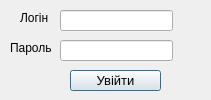
<?xml version="1.0" encoding="UTF-8"?>
<ui version="4.0">
 <class>loginWindow</class>
 <widget class="QDialog" name="loginWindow">
  <property name="geometry">
   <rect>
    <x>0</x>
    <y>0</y>
    <width>211</width>
    <height>100</height>
   </rect>
  </property>
  <property name="maximumSize">
   <size>
    <width>211</width>
    <height>100</height>
   </size>
  </property>
  <property name="windowTitle">
   <string>Dialog</string>
  </property>
  <widget class="QPushButton" name="signIn">
   <property name="geometry">
    <rect>
     <x>70</x>
     <y>70</y>
     <width>91</width>
     <height>21</height>
    </rect>
   </property>
   <property name="font">
    <font>
     <pointsize>10</pointsize>
    </font>
   </property>
   <property name="text">
    <string>Увійти</string>
   </property>
  </widget>
  <widget class="QLabel" name="loginLable">
   <property name="geometry">
    <rect>
     <x>20</x>
     <y>10</y>
     <width>41</width>
     <height>16</height>
    </rect>
   </property>
   <property name="text">
    <string>Логін</string>
   </property>
  </widget>
  <widget class="QLabel" name="passLable">
   <property name="geometry">
    <rect>
     <x>10</x>
     <y>40</y>
     <width>51</width>
     <height>16</height>
    </rect>
   </property>
   <property name="text">
    <string>Пароль</string>
   </property>
  </widget>
  <widget class="QLineEdit" name="login">
   <property name="geometry">
    <rect>
     <x>60</x>
     <y>10</y>
     <width>113</width>
     <height>21</height>
    </rect>
   </property>
  </widget>
  <widget class="QLineEdit" name="pass">
   <property name="geometry">
    <rect>
     <x>60</x>
     <y>40</y>
     <width>113</width>
     <height>21</height>
    </rect>
   </property>
   <property name="inputMethodHints">
    <set>Qt::ImhHiddenText|Qt::ImhNoAutoUppercase|Qt::ImhNoPredictiveText|Qt::ImhSensitiveData</set>
   </property>
   <property name="echoMode">
    <enum>QLineEdit::Password</enum>
   </property>
  </widget>
 </widget>
 <resources/>
 <connections/>
</ui>
